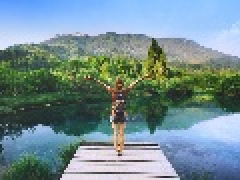
#> input picture Video 14 - Scale, Translation and Rotation/small.jpg, 120 x 90 px (shown 2 times larger)
$ python scaling.py
#> lines starting #> are read from the running program, lines starting #| are printed output that depends on the picture
import cv2
import numpy as np


#Scaling operation
#Reading original Image
image = cv2.imread('small.jpg')
#> image is the input picture: shape (90, 120, 3); mean B, G, R 148, 141.7, 116.7

image_sized = cv2.resize(image, (300,300))
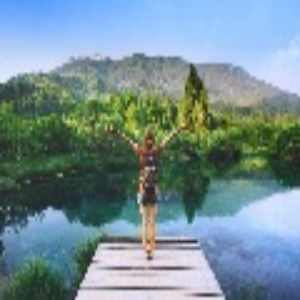
#> image_sized: shape (300, 300, 3); mean B, G, R 147.8, 141.5, 116.6

#Resizing image using Linear interpolation
image_re_linear = cv2.resize(image, None, fx=2,fy=2, interpolation=cv2.INTER_LINEAR)
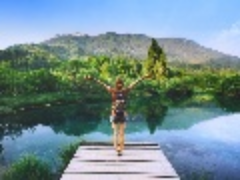
#> image_re_linear: shape (180, 240, 3); mean B, G, R 147.9, 141.6, 116.6

#Resizing using Cubic interpolation
image_re_cubic = cv2.resize(image, None, fx=3,fy=3, interpolation=cv2.INTER_CUBIC)
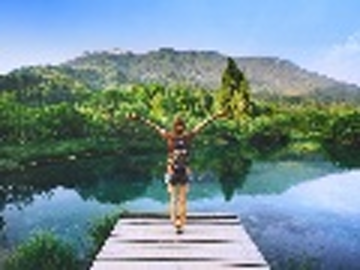
#> image_re_cubic: shape (270, 360, 3); mean B, G, R 147.9, 141.6, 116.7

#Showing all three images
cv2.imshow('Linear', image_re_linear)
cv2.imshow('Cbubic', image_re_cubic)
cv2.imshow('original', image)

if(cv2.waitKey()==ord('q')):
#> (key q is pressed here)
	cv2.destroyAllWindows()
